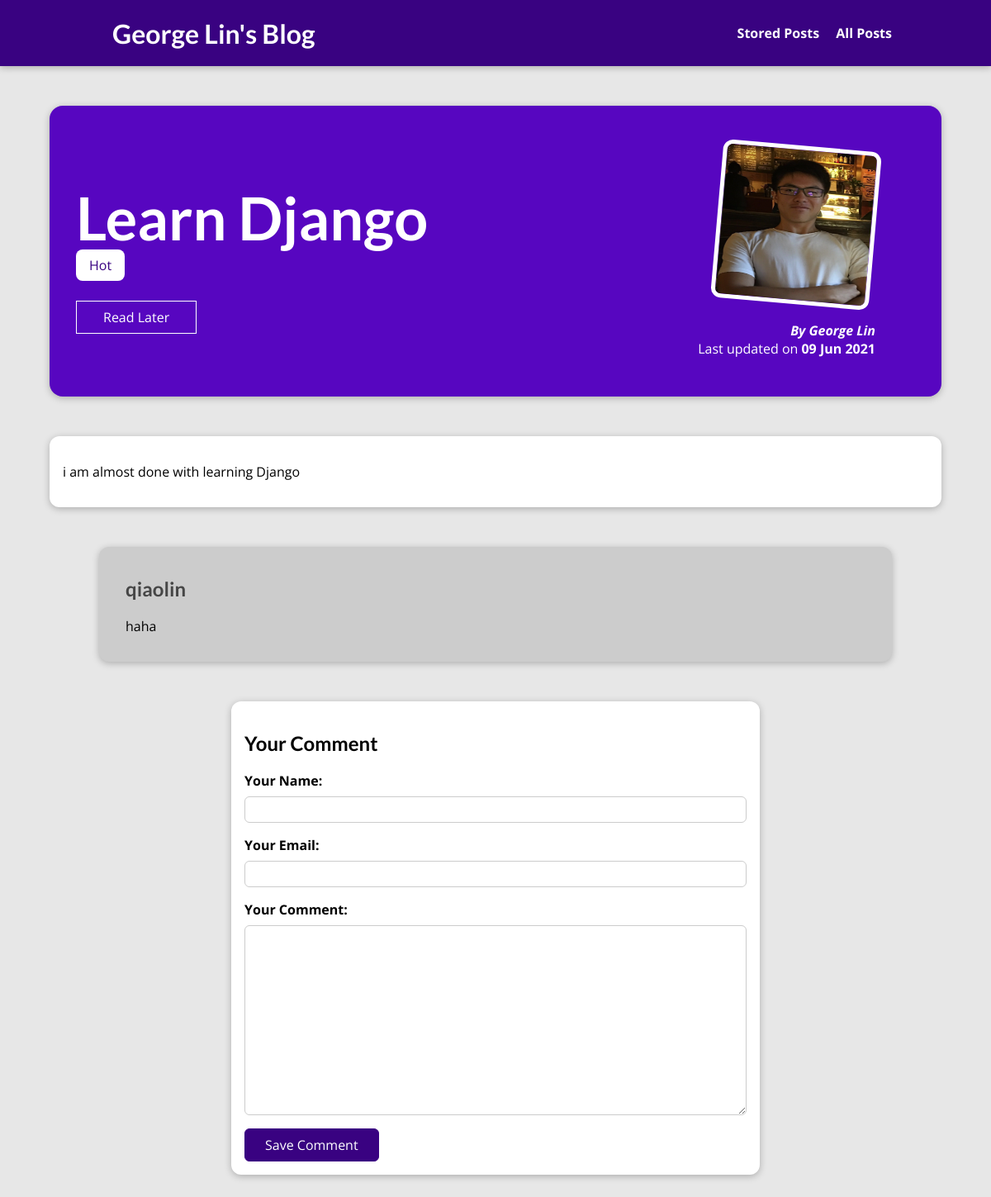
The page /posts/learn-django on the database its author committed.
### blog/models.py (models this page shows, shortened)
class Post(models.Model):
    title = models.CharField(max_length=150)
    excerpt = models.CharField(max_length=200)
    image = models.ImageField(upload_to="posts", null=True)
    date = models.DateField(auto_now=True)
    slug = models.SlugField(unique=True, db_index=True)
    content = models.TextField(validators=[MinLengthValidator(10)])
    author = models.ForeignKey(
        Author, on_delete=models.SET_NULL, null=True, related_name="posts")
    tags = models.ManyToManyField(Tag)

class Tag(models.Model):
    caption = models.CharField(max_length=20)

class Author(models.Model):
    first_name = models.CharField(max_length=100)
    last_name = models.CharField(max_length=100)
    email_address = models.EmailField()
    def full_name(self):
        return f"{self.first_name} {self.last_name}"
    def __str__(self):
        return self.full_name()

class Comment(models.Model):
    user_name = models.CharField(max_length=120)
    user_email = models.EmailField(null=True)
    text = models.TextField(max_length=400)
    post = models.ForeignKey(
        Post, on_delete=models.CASCADE, related_name="comments")

### blog/views.py (the view, shortened to what this page needs)
# urls.py: path("posts/<slug:slug>", views.SinglePostView.as_view(),
class SinglePostView(View):
    def is_stored_post(self, request, post_id):
        stored_posts = request.session.get("stored_posts")
        if stored_posts is not None:
          is_saved_for_later = post_id in stored_posts
        else:
          is_saved_for_later = False
        return is_saved_for_later
    def get(self, request, slug):
        post = Post.objects.get(slug=slug)
        context = {
            "post": post,
            "post_tags": post.tags.all(),
            "comment_form": CommentForm(),
            "comments": post.comments.all().order_by("-id"),
            "saved_for_later": self.is_stored_post(request, post.id)
        }
        return render(request, "blog/post-detail.html", context)

### blog/forms.py
class CommentForm(forms.ModelForm):
    class Meta:
        model = Comment
        exclude = ["post"]
        labels = {
          "user_name": "Your Name",
          "user_email": "Your Email",
          "text": "Your Comment"
        }

### blog/templates/blog/post-detail.html (shortened to what this page needs)
{% extends "base.html" %}
{% load static %}
{% block css_files %}
<link rel="stylesheet" href="{% static "blog/post-detail.css" %}" />
{% endblock %}
{% block content %}
<section id="summary">
  <h2>{{ post.title }}</h2>
  <div>
    {% for tag in post_tags %}
      <span class="tag">{{ tag.caption }}</span>
    {% endfor %}
  </div>
  <div id="read-later">
    <form action="{% url "read-later" %}" method="POST">
      <button>
        {% if saved_for_later %}
          Remove from "Read Later" List
        {% else %}
          Read Later
        {% endif %}
      </button>
    </form>
  </div>
  <article>
    <img src="{{ post.image.url }}" alt="{{ post.title }}" />
    <address>By <a href="mailto:{{ post.author.email_address }}">{{ post.author }}</a></address>
    <div>Last updated on <time>{{ post.date|date:"d M Y" }}</time></div>
  </article>
</section>
<main>
  {{ post.content|linebreaks }}
</main>
<section id="comments">
  <ul>
    {% for comment in comments %}
      <li>
        <h2>{{ comment.user_name }}</h2>
        <p>{{ comment.text|linebreaks }}</p>
      </li>
    {% endfor %}
  </ul>
</section>
<section id="comment-form">
  <h2>Your Comment</h2>
  <form action="{% url "post-detail-page" post.slug %}" method="POST">
    {% for form_field in comment_form %}
      <div class="form-control {% if form_field.errors %}invalid{% endif %}">
        {{ form_field.label_tag }}
        {{ form_field }}
      </div>
    {% endfor %}
    <button>Save Comment</button>
  </form>
</section>
{% endblock %}

### static/app.css (style rules this page uses)
* { box-sizing: border-box; }
html { font-family: 'Open Sans', 'Lato', sans-serif; }
body { margin: 0; }
h1, h2, h3 { font-family: 'Lato', sans-serif; font-weight: bold; }

### blog/static/blog/post-detail.css (style rules this page uses)
body { background-color: #e7e7e7; }
#summary { margin: 8rem auto 3rem auto; padding: 2rem; width: 90%; max-width: 90rem; border-radius: 16px; background-color: #5706c0; position: relative; box-shadow: 0 2px 8px rgba(0, 0, 0, 0.25); height: 22rem; }
#summary h2 { color: white; font-size: 4.5rem; margin-bottom: 0.25rem; }
#summary article { position: absolute; top: 2rem; right: 3rem; padding: 1rem 2rem; border-radius: 12px; text-align: right; color: white; }
#summary article img { width: 12rem; height: 12rem; border-radius: 12px; transform: rotateZ(5deg); border: 5px solid white; margin-bottom: 1rem; }
#summary address { font-weight: bold; }
#summary a { color: white; text-decoration: none; }
#summary time { font-weight: bold; }
#read-later { margin: 2rem 0; }
#read-later button { background-color: transparent; border: 1px solid white; padding: 0.5rem 2rem; font: inherit; color: white; cursor: pointer; }
main { width: 90%; max-width: 90rem; margin: 3rem auto; background-color: white; padding: 1rem; border-radius: 12px; box-shadow: 0 2px 8px rgba(0, 0, 0, 0.25); }
.tag { background-color: white; color: #390281; padding: 0.5rem 1rem; border-radius: 8px; }
#comment-form { margin: 3rem auto; width: 90%; max-width: 40rem; border-radius: 12px; background-color: white; box-shadow: 0 2px 8px rgba(0, 0, 0, 0.25); padding: 1rem; }
#comment-form button { font: inherit; background-color: #390281; color: white; border: 1px solid #390281; padding: 0.5rem 1.5rem; border-radius: 6px; cursor: pointer; }
.form-control { margin-bottom: 1rem; }
.form-control label { font-weight: bold; margin-bottom: 0.5rem; display: block; }
.form-control input, .form-control textarea { display: block; width: 100%; font: inherit; padding: 0.25rem; border-radius: 6px; border: 1px solid #ccc; }
#comments { margin: 3rem auto; width: 90%; max-width: 60rem; border-radius: 12px; background-color: #ccc; box-shadow: 0 2px 8px rgba(0, 0, 0, 0.25); padding: 1rem 2rem; }
#comments ul { list-style: none; margin: 0; padding: 0; }
#comments li { margin-bottom: 1rem; border-bottom: 2px solid #ccc; }
#comments li:last-of-type { border-bottom: none; }
#comments h2 { color: #464646; }

### rows shown on the page
Post: title "Learn Django", image (picture), author "George Lin", date "09 Jun 2021", content "i am almost done with learning Django"
Tag: caption "Hot"
Comment: user_name "qiaolin", text "haha"
